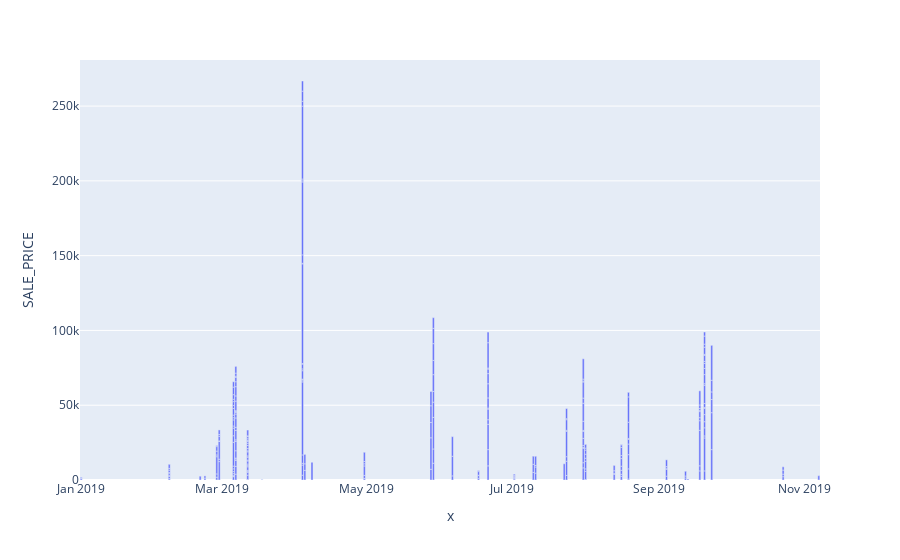

Notebook code for this chart:
### Code cell
fig_2 = px.bar(df_main_s1[df_main_s1['ORDER_YEAR_MONTH']>='2019-01'],x=df_main_s1[df_main_s1['ORDER_YEAR_MONTH']>='2019-01'].ORDER_DATE,y='SALE_PRICE')

fig_2.show()

### Figure 1 — Plotly figure (JSON) as saved in the notebook; plotly's stock layout.template omitted (floating-point values rounded to 4 significant figures; data arrays with more than 128 entries replaced by an {"elided": "..."} marker saying what was removed)
{"data": [{"alignmentgroup": "True", "hovertemplate": "x=%{x}<br>SALE_PRICE=%{y}<extra></extra>", "legendgroup": "", "marker": {"color": "#636efa"}, "name": "", "offsetgroup": "", "orientation": "v", "showlegend": false, "textposition": "auto", "type": "bar", "x": {"elided": "284 str values"}, "xaxis": "x", "y": {"elided": "284 float values"}, "yaxis": "y"}], "layout": {"barmode": "relative", "legend": {"tracegroupgap": 0}, "margin": {"t": 60}, "xaxis": {"anchor": "y", "domain": [0, 1], "title": {"text": "x"}}, "yaxis": {"anchor": "x", "domain": [0, 1], "title": {"text": "SALE_PRICE"}}}}
